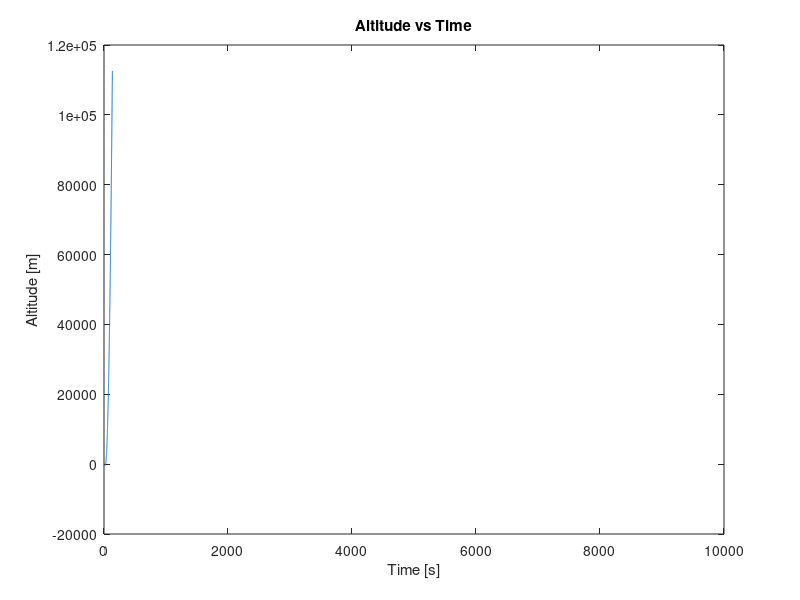

This chart was generated by the following MATLAB code:
% Runge-Kutta 4th order to solve 2nd order equation
%z" = (g*(RhoA*vol-mass)-.5*RhoA*realCD*z'*abs(z')*Ca)/(mass+cb*RhoA*vol);
clear;
clc;
%Constants
realCD = .3;
BMass = 12; %kg
PMass = 100; %kg
r = 8.314; 
MW = 4.0026; %molecular weight/molecular mass
cb = 0.55; % This is the apparent additional mass coefficient for balloons based on a study from UMich in 1995
g = 9.81;
GVol = 2; % m^3



% Step size
h=.1;
tfinal=10000;
N=ceil(tfinal/h);% ceil rounds up


% Initial conditions
t(1)=0;
z(1)=0;
v(1)=0;
vol = GVol;
temp = 15; % Celsius
tempK = temp + 273.15; %Kelvin
p = 101.325; %kPa
radius = ((3/(4*pi))*vol)^(1/3);
RhoA = p/(.2869*tempK);
Ca = pi*radius.^2;
Wg = MW*(1000*p).*vol/(8.314*tempK); %comes out in kg [correct] | multiply p by 1000 to get to [Pa]
mass = PMass+BMass+Wg;


% Update loop
for i=1:N-1
    
    % Define function handle
    f=@(v) (g*(RhoA*vol-mass)-.5*RhoA*realCD*v*abs(v)*Ca)/(mass+cb*RhoA*vol);
    
    % Update atmosphere properties
    oldpress = p;
    
    oldTemp = temp;
    oldTempK = tempK; % https://www.grc.nasa.gov/www/k-12/airplane/atmosmet.html
    if (z(i) <= 11000) %Meters (Troposhpere)
         temp = 15.04 - 0.00649*z(i); 
         tempK = temp + 273.15;
         p = 101.29*((tempK)/(288.08))^5.256; %kPa
       
    elseif (z(i) > 11000 && z(i) < 25000) %Meters (Lower Stratosphere)
         temp = -56.46;
         tempK = temp + 273.15;
         p = 22.65*exp(1.73-0.000157*z(i)); %kPa
        
    else %Upper Stratosphere
         temp = -131.21 + 0.00299*z(i); 
         tempK = temp + 273.15;
         p = 2.488 * ((tempK)/216.6)^-11.388; %kPa
    end
    
    % Update Variables
    dTempK = abs(tempK - oldTempK);
    RhoA = (p/(.2869*tempK)); %[kg/m^3]
    Wg = MW*(1000*p)*vol/(8.314*tempK); %kg [correct]
    radius = ((3/(4*pi))*vol)^(1/3);
    Ca = pi*radius^2;
    old_z = z(i);
    
    dpress = p-oldpress;

    
    
    
        % Update time
        t(i+1)=t(i)+h;
        
        % Fourth Order
        k1 = h * v(i);
        s1 = h * f(v(i));
    
        k2 = h * (v(i) + (1/2* s1));
        s2 = h * f(v(i)+1/2*s1);
    
        k3 = h * (v(i) + (1/2* s2));
        s3 = h * f(v(i)+(1/2*s2));
    
        k4 = h * (v(i) + s3);
        s4 = h * f(v(i)+s3);
    
        z(i+1) = z(i)+(1/6)*(k1+(2*k2)+(2*k3)+k4);
    
        v(i+1) = v(i)+(1/6)*(s1+(2*s2)+(2*s3)+s4);
        

    dt = h;    
    dz = z(i) - old_z;
    dVol = (8.314/(p*MW))*((Wg*dTempK/dt)*dt + (RhoA/p)*(vol)*dz);
    %if t(i)<=10800
        vol = vol + dVol;
    %else
        %vol = vol - 10;
    %end
end

% Plot
plot(t,z)
xlabel('Time [s]')
ylabel('Altitude [m]')
title('Altitude vs Time')

